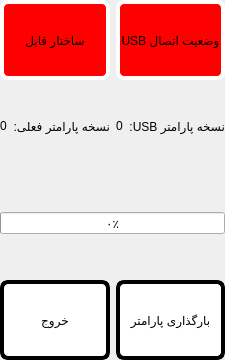
     <widget class="QWidget" name="tabParameters">
      <attribute name="title">
       <string>Page</string>
      </attribute>
      <layout class="QGridLayout" name="gridLayout_10">
       <property name="leftMargin">
        <number>0</number>
       </property>
       <property name="topMargin">
        <number>0</number>
       </property>
       <property name="rightMargin">
        <number>0</number>
       </property>
       <property name="bottomMargin">
        <number>0</number>
       </property>
       <item row="1" column="1">
        <layout class="QHBoxLayout" name="horizontalLayout">
         <item>
          <widget class="QLabel" name="lblUsbParamVersion">
           <property name="minimumSize">
            <size>
             <width>0</width>
             <height>80</height>
            </size>
           </property>
           <property name="text">
            <string>0</string>
           </property>
           <property name="alignment">
            <set>Qt::AlignLeading|Qt::AlignLeft|Qt::AlignVCenter</set>
           </property>
          </widget>
         </item>
         <item>
          <widget class="QLabel" name="label_14">
           <property name="minimumSize">
            <size>
             <width>0</width>
             <height>80</height>
            </size>
           </property>
           <property name="text">
            <string>:USB نسخه پارامتر</string>
           </property>
           <property name="alignment">
            <set>Qt::AlignRight|Qt::AlignTrailing|Qt::AlignVCenter</set>
           </property>
          </widget>
         </item>
        </layout>
       </item>
       <item row="5" column="0">
        <widget class="QPushButton" name="btnExitParameters">
         <property name="sizePolicy">
          <sizepolicy hsizetype="Preferred" vsizetype="Preferred">
           <horstretch>0</horstretch>
           <verstretch>0</verstretch>
          </sizepolicy>
         </property>
         <property name="minimumSize">
          <size>
           <width>0</width>
           <height>80</height>
          </size>
         </property>
         <property name="maximumSize">
          <size>
           <width>16777215</width>
           <height>80</height>
          </size>
         </property>
         <property name="styleSheet">
          <string notr="true">border: 4px solid black;
border-radius: 8px;
background-color: rgb(255, 255, 255);</string>
         </property>
         <property name="text">
          <string>خروج</string>
         </property>
        </widget>
       </item>
       <item row="3" column="0" colspan="2">
        <widget class="QProgressBar" name="progressParameters">
         <property name="styleSheet">
          <string notr="true"/>
         </property>
         <property name="locale">
          <locale language="Persian" country="Iran"/>
         </property>
         <property name="value">
          <number>0</number>
         </property>
        </widget>
       </item>
       <item row="0" column="1">
        <widget class="QLabel" name="lblUsbParamStatus">
         <property name="minimumSize">
          <size>
           <width>0</width>
           <height>80</height>
          </size>
         </property>
         <property name="styleSheet">
          <string notr="true">background-color: rgb(255, 0, 0);
border: 4px solid white;
border-radius: 8px;</string>
         </property>
         <property name="text">
          <string>USB وضعیت اتصال</string>
         </property>
         <property name="alignment">
          <set>Qt::AlignCenter</set>
         </property>
        </widget>
       </item>
       <item row="4" column="0" colspan="2">
        <spacer name="verticalSpacer_10">
         <property name="orientation">
          <enum>Qt::Vertical</enum>
         </property>
         <property name="sizeHint" stdset="0">
          <size>
           <width>20</width>
           <height>40</height>
          </size>
         </property>
        </spacer>
       </item>
       <item row="5" column="1">
        <widget class="QPushButton" name="btnLoadParameters">
         <property name="sizePolicy">
          <sizepolicy hsizetype="Preferred" vsizetype="Preferred">
           <horstretch>0</horstretch>
           <verstretch>0</verstretch>
          </sizepolicy>
         </property>
         <property name="minimumSize">
          <size>
           <width>0</width>
           <height>80</height>
          </size>
         </property>
         <property name="maximumSize">
          <size>
           <width>16777215</width>
           <height>80</height>
          </size>
         </property>
         <property name="styleSheet">
          <string notr="true">border: 4px solid black;
border-radius: 8px;
background-color: rgb(255, 255, 255);</string>
         </property>
         <property name="text">
          <string>بارگذاری پارامتر</string>
         </property>
        </widget>
       </item>
       <item row="1" column="0">
        <layout class="QHBoxLayout" name="horizontalLayout_2">
         <item>
          <widget class="QLabel" name="lblCurrentParamVersion">
           <property name="minimumSize">
            <size>
             <width>0</width>
             <height>80</height>
            </size>
           </property>
           <property name="text">
            <string>0</string>
           </property>
           <property name="alignment">
            <set>Qt::AlignLeading|Qt::AlignLeft|Qt::AlignVCenter</set>
           </property>
          </widget>
         </item>
         <item>
          <widget class="QLabel" name="label_16">
           <property name="minimumSize">
            <size>
             <width>0</width>
             <height>80</height>
            </size>
           </property>
           <property name="text">
            <string>نسخه پارامتر فعلی:</string>
           </property>
           <property name="alignment">
            <set>Qt::AlignLeading|Qt::AlignLeft|Qt::AlignVCenter</set>
           </property>
          </widget>
         </item>
        </layout>
       </item>
       <item row="0" column="0">
        <widget class="QLabel" name="lblUsbParamStructure">
         <property name="minimumSize">
          <size>
           <width>0</width>
           <height>80</height>
          </size>
         </property>
         <property name="styleSheet">
          <string notr="true">background-color: rgb(255, 0, 0);
border: 4px solid white;
border-radius: 8px;</string>
         </property>
         <property name="text">
          <string>ساختار فایل</string>
         </property>
         <property name="alignment">
          <set>Qt::AlignCenter</set>
         </property>
        </widget>
       </item>
       <item row="2" column="0">
        <spacer name="verticalSpacer_13">
         <property name="orientation">
          <enum>Qt::Vertical</enum>
         </property>
         <property name="sizeHint" stdset="0">
          <size>
           <width>20</width>
           <height>40</height>
          </size>
         </property>
        </spacer>
       </item>
      </layout>
     </widget>
